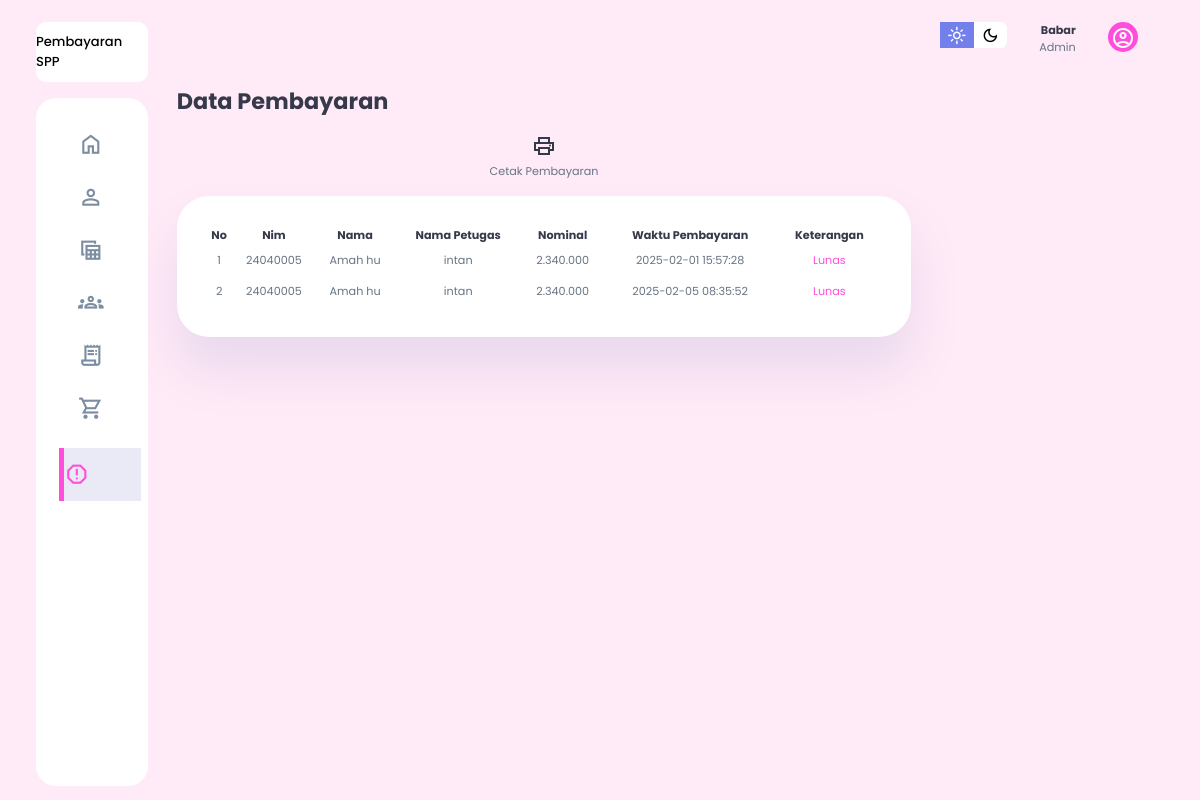
The page /pages/histori_pembayaran.php on the database its author committed.
### tables this page shows
CREATE TABLE `pembayaran` (
  `id` int(11) NOT NULL,
  `id_siswa` int(11) NOT NULL,
  `id_petugas` int(11) DEFAULT NULL,
  `id_spp` int(11) DEFAULT NULL,
  `created_at` timestamp NOT NULL DEFAULT current_timestamp()
);

CREATE TABLE `siswa` (
  `id` int(11) NOT NULL,
  `nim` varchar(20) NOT NULL,
  `name` varchar(100) NOT NULL,
  `id_kelas` int(11) DEFAULT NULL,
  `notelp` varchar(13) NOT NULL,
  `alamat` varchar(100) NOT NULL,
  `created_at` timestamp NOT NULL DEFAULT current_timestamp()
);

CREATE TABLE `petugas` (
  `id` int(11) NOT NULL,
  `nama_petugas` varchar(50) NOT NULL,
  `created_at` timestamp NOT NULL DEFAULT current_timestamp(),
  `bagian` varchar(50) NOT NULL
);

CREATE TABLE `spp` (
  `id` int(11) NOT NULL,
  `bulan` varchar(20) NOT NULL,
  `tahun` int(11) NOT NULL,
  `nominal` varchar(50) NOT NULL,
  `created_at` timestamp NOT NULL DEFAULT current_timestamp()
);

### pages/histori_pembayaran.php (the view, shortened to what this page needs)
<?php
include "../koneksi.php"
?>
<!DOCTYPE html>
<html lang="en">
<head>
    <link rel="stylesheet" href="../style.css">
</head>
<body>
    <div class="container">
        <aside>
            <div class="top">
                <div class="logo">
                    <h3 style="color: var(--clr-black);">Pembayaran SPP</h3>
                </div>
            </div>
            <div class="sidebar">
                <a href="../index.php">
                    <span class="material-symbols-sharp">home </span>
                </a>
                <a href="data_kelas.php">
                    <span class="material-symbols-sharp">person_outline </span>
                </a>
                <a href="data_siswa.php">
                    <span class="material-symbols-sharp">table_view </span>
                </a>
                <a href="data_petugas.php">
                    <span class="material-symbols-sharp">groups </span>
                </a>
                <a href="data_spp.php">
                    <span class="material-symbols-sharp">receipt_long </span>
                </a>
                <a href="pembayaran.php">
                    <span class="material-symbols-sharp">shopping_cart </span>
                </a>
                <a href="histori_pembayaran.php" class="active">
                    <span class="material-symbols-sharp">report_gmailerrorred </span>
                </a>
            </div>
        </aside>
        <main>
            <div style="height: 30px;"></div>
            <div class="recent_order">
                <h2>Data Pembayaran</h2>
                <div>
                    <a href="laporan.php">
                        <span class="material-symbols-sharp" style="color: var(--clr-dark); ">print</span>
                        <p>Cetak Pembayaran</p>
                    </a>
                </div>
                <?php
                $no = 1;
                $query = "SELECT pembayaran.id AS id,
                                 pembayaran.created_at AS created_at,
                                 siswa.nim AS nim ,
                                 siswa.name AS name,
                                 petugas.nama_petugas AS nama_petugas,
                                 spp.nominal AS nominal
                            FROM pembayaran
                            JOIN siswa ON pembayaran.id_siswa = siswa.id
                            JOIN petugas ON pembayaran.id_petugas = petugas.id
                            JOIN spp ON pembayaran.id_spp = spp.id";
                $result = mysqli_query($koneksi, $query)
                ?>
                <table>
                    <thead>
                        <tr>
                            <th>No</th>
                            <th>Nim</th>
                            <th>Nama</th>
                            <th>Nama Petugas</th>
                            <th>Nominal</th>
                            <th>Waktu Pembayaran</th>
                            <th>Keterangan</th>
                        </tr>
                    </thead>
                    <tbody>
                        <?php
                        foreach ($result as $data) {
                            echo "
                                    <tr>
                                        <td>" . $no++ . "</td>
                                        <td>" . $data["nim"] . "</td>
                                        <td>" . $data["name"] . "</td>
                                        <td>" . $data["nama_petugas"] . "</td>
                                        <td>" . $data["nominal"] . "</td>
                                        <td>" . $data["created_at"] . "</td>
                                        <td  class='warning' >Lunas</td>
                                    </tr>
                                ";
                        }
                        ?>
                    </tbody>
                </table>
            </div>
        </main>
        <div class="right">
            <div class="top">
                <div class="theme-toggler">
                    <span class="material-symbols-sharp active">light_mode</span>
                    <span class="material-symbols-sharp">dark_mode</span>
                </div>
                <div class="profile">
                    <div class="info">
                        <p><b>Babar</b></p>
                        <p>Admin</p>
                    </div>
                    <div>
                        <div class="icon">
                            <span class="material-symbols-sharp">account_circle</span>
                        </div>
                    </div>
                </div>
            </div>
        </div>
    </div>
</body>
</html>

### style.css (style rules this page uses)
:root { --clr-primary: #7380ec; --clr-danger: #ff7782; --clr-success: #41f1b6; --clr-white: #fff; --clr-info-dark: #7d8da1; --clr-info-light: #dce1eb; --clr-dark: #363949; --clr-black: #000; --clr-warnig: #ff4edc; --clr-light: rgba(132, 139, 200, 0.18); --clr-primary-variant: #111e88; --clr-dark-variant: #677483; --clr-color-background: #ffeaf7; --card-border-radius: 2rem; --border-radius-1: 0.4rem; --border-radius-2: 0.8rem; --border-radius-3: 1.2rem; --card-padding: 1.8rem; --padding-1: 1.2rem; --box-shadow: 0 2rem 3rem var(--clr-light); }
* { margin: 0; padding: 0; box-sizing: border-box; border: 0; text-decoration: none; list-style: none; appearance: none; }
body { width: 100vw; height: 100vh; font-size: .7rem; user-select: none; overflow-x: hidden; background: var(--clr-color-background); font-family: 'Poppins', sans-serif; }
.container { display: grid; width: 96%; gap: 1.8rem; grid-template-columns: 14rem auto 16rem; margin: 0 auto; }
a { color: var(--clr-dark); }
h2 { font-size: 1.4rem; }
h3 { font-size: 0.87; }
p { color: var(--clr-dark-variant); }
b { color: var(--clr-dark); }
.warning { color: var(--clr-warnig); }
aside { height: 100vh; }
aside .top { border-radius: 10px; padding-top: 10px; padding-bottom: 10px; background: var(--clr-white); display: flex; align-items: center; justify-content: center; margin-top: 1.4rem; }
aside .logo { display: flex; gap: 1rem; }
aside .sidebar { padding-top: 20px; padding-right: 20px; padding-left: 10px; border-radius: 20px; background: var(--clr-white); display: flex; flex-direction: column; height: 86vh; position: relative; top: 1rem; }
aside h3 { font-weight: 500; }
aside .sidebar a { display: flex; color: var(--clr-info-dark); margin-left: 2rem; gap: 1rem; align-items: center; height: 3.3rem; transition: all .1s ease; }
aside .sidebar a span { font-size: 1.6rem; transition: all .3s ease-in-out; }
aside .sidebar a:last-child { position: absolute; bottom: 1rem; width: 100%; padding-right: 50px; }
aside .sidebar a.active { background-color: var(--clr-light); color: var(--clr-warnig); margin-left: 100; border-left: 5px solid var(--clr-warnig); margin-left: calc(1rem - 3px); }
main { margin-top: 1.4rem; width: auto; }
main h2 { color: var(--clr-dark); }
main .recent_order { margin-top: 2rem; }
main .recent_order h2 { color: var(--clr-dark); }
main .recent_order h2 { margin-bottom: 0.8rem; }
main .recent_order table { background: var(--clr-white); width: 100%; border-radius: var(--card-border-radius); padding: var(--card-padding); text-align: center; box-shadow: var(--box-shadow); transition: all .3s ease; color: var(--clr-dark); }
main table tbody td { height: 1.8rem; border-bottom: 1px solid var(--clr-white); color:var(--clr-dark-variant) }
main table tbody tr:last-child td { border: none; }
main .recent_order a { text-align: center; display: block; margin: 1rem; }
.right { margin-top: 1.4rem; }
.right .top { display: flex; justify-content: start; gap: 2rem; }
.right .theme-toggler { background: var(--clr-white); display: flex; justify-content: space-between; height: 1.6rem; width: 4.2rem; cursor: pointer; border-radius: var(--border-radius-1); }
.right .theme-toggler span { font-size: 1.2rem; width: 50%; height: 100%; display: flex; align-items: center; justify-content: center; }
.right .theme-toggler span.active { background: var(--clr-primary); color: #fff; }
.right .top .profile { display: flex; gap: 2rem; text-align: right; }
.right .top .profile .icon { color: var(--clr-white); border-radius: 50%; height: 30px; width: 30px; line-height: 10px; align-items: center; padding: 0.2rem; background: var(--clr-warnig); }
@media screen and (max-width:1200px) { .container { width: 94%; grid-template-columns: 7rem auto 14rem; } }
@media screen and (max-width:1200px) { aside .sidebar a { width: 5.6rem; } }
@media screen and (max-width:1200px) { aside .sidebar a:last-child { position: relative; margin-top: 1.8rem; } }

### rows shown on the page
pembayaran: id_siswa.nim "24040005", id_siswa.name "Amah hu", id_petugas.nama_petugas "intan", id_spp.nominal "2.340.000", created_at "2025-02-01 15:57:28"
pembayaran: id_siswa.nim "24040005", id_siswa.name "Amah hu", id_petugas.nama_petugas "intan", id_spp.nominal "2.340.000", created_at "2025-02-05 08:35:52"
